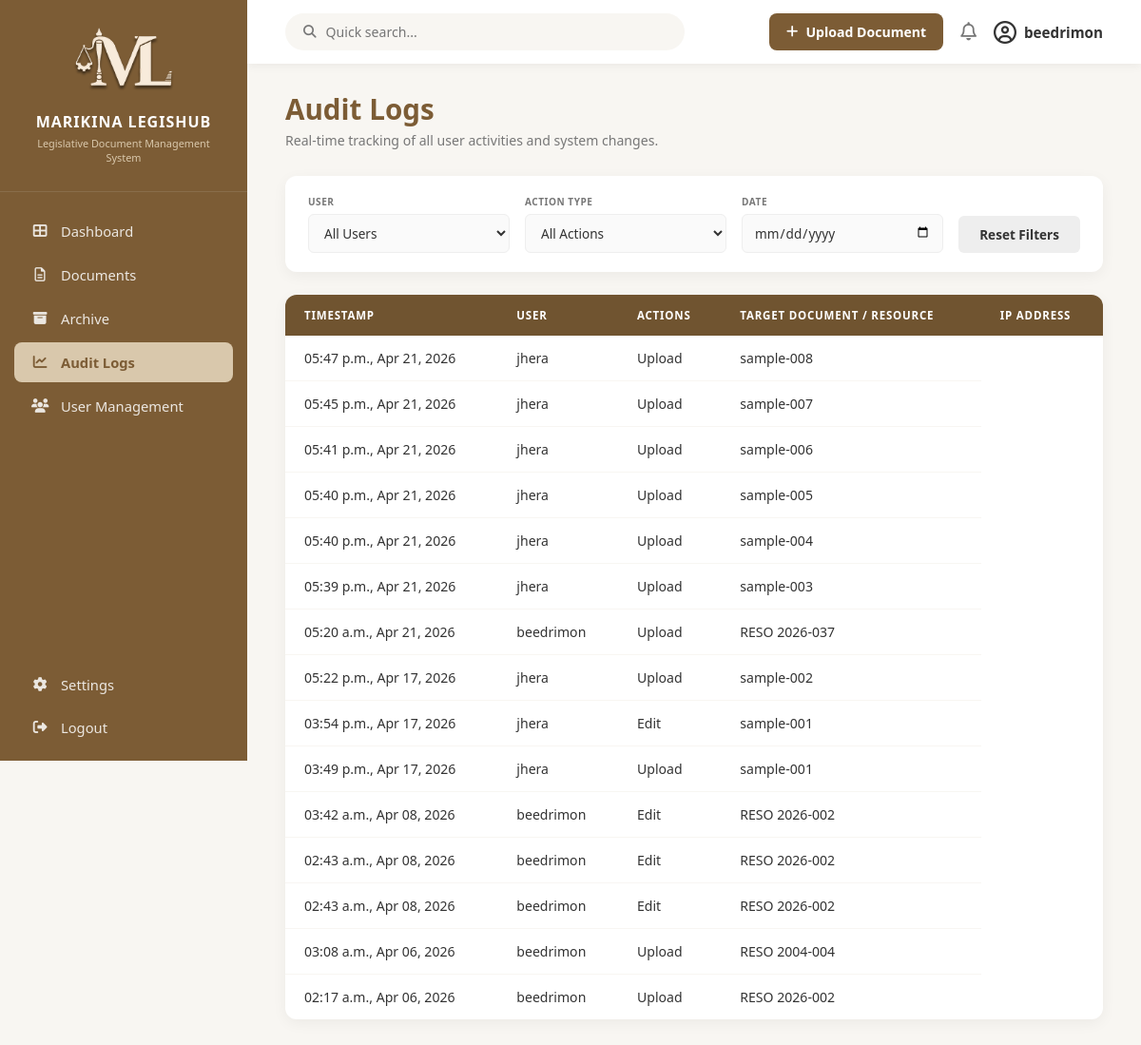
/audit_logs/ (signed in), run on the app's committed database.
### core/models.py (models this page shows, shortened)
class AuditLog(models.Model):
    ACTION_CHOICES = [
        ('Upload', 'Upload'),
        ('Edit', 'Edit'),
        ('Delete', 'Delete'),
        ('View', 'View'),
    ]
    timestamp = models.DateTimeField(auto_now_add=True)
    action = models.CharField(max_length=50, choices=ACTION_CHOICES)
    user = models.ForeignKey(User, on_delete=models.SET_NULL, null=True)
    document = models.ForeignKey(LegislativeDocument, on_delete=models.SET_NULL, null=True, blank=True)

class LegislativeDocument(models.Model):
    DOCUMENT_TYPES = [
        ('Ordinance', 'Ordinance'),
        ('Resolution', 'Resolution'),
    ]
    STATUS_CHOICES = [
        ('Active', 'Active'),
        ('Pending', 'Pending'),
        ('Archived', 'Archived'),
    ]
    VISIBILITY_CHOICES = [
        ('Public Access', 'Public Access'),
        ('Internal Only', 'Internal Only'),
    ]
    title = models.CharField(max_length=255)
    document_number = models.CharField(max_length=100, unique=True)
    doc_type = models.CharField(max_length=50, choices=DOCUMENT_TYPES)
    year = models.IntegerField()
    date_enacted = models.DateField(null=True, blank=True)
    sponsor = models.CharField(max_length=255, null=True, blank=True)
    visibility = models.CharField(max_length=50, choices=VISIBILITY_CHOICES, default='Public Access')
    keywords = models.CharField(max_length=255, null=True, blank=True)
    physical_storage = models.CharField(max_length=255, null=True, blank=True)
    status = models.CharField(max_length=50, choices=STATUS_CHOICES, default='Pending')
    date_filed = models.DateField(auto_now_add=True)
    file_attachment = models.FileField(upload_to='documents/', null=True, blank=True)
    uploaded_by = models.ForeignKey(User, on_delete=models.SET_NULL, null=True, related_name='documents')

### core/views.py (the view)
# urls.py: path('audit_logs/', views.audit_logs_view, name='audit_logs'),
@login_required(login_url='login')
def audit_logs_view(request):
    logs = AuditLog.objects.all().select_related('user', 'document').order_by('-timestamp')
    query = request.GET.get('q', '')
    user_filter = request.GET.get('user', '')
    action_filter = request.GET.get('action', '')
    date_filter = request.GET.get('date', '')
    if query:
        logs = logs.filter(
            Q(user__username__icontains=query) |
            Q(document__document_number__icontains=query) |
            Q(action__icontains=query)
        )
    if user_filter:
        logs = logs.filter(user__username=user_filter)
    if action_filter:
        logs = logs.filter(action=action_filter)
    if date_filter:
        logs = logs.filter(timestamp__date=date_filter)
    available_users = User.objects.filter(auditlog__isnull=False).values_list('username', flat=True).distinct().order_by('username')
    available_actions = [choice[0] for choice in AuditLog.ACTION_CHOICES]
    context = {
        'audit_logs': logs,
        'available_users': available_users,
        'available_actions': available_actions,
        'current_filters': request.GET, # Passes selections back to HTML
    }
    return render(request, 'audit_logs.html', context)

### core/templates/audit_logs.html (shortened to what this page needs)
{% load static %}
<!DOCTYPE html>
<html lang="en">
<head>
    <link rel="stylesheet" href="https://cdnjs.cloudflare.com/ajax/libs/font-awesome/6.4.0/css/all.min.css">
    <link rel="stylesheet" href="{% static 'css/main.css' %}">
</head>
<body>
    <nav class="sidebar">
        <div class="sidebar-logo">
            <a href="{% url 'dashboard' %}" style="text-decoration: none; color: inherit;">
            <img src="{% static 'images/legishub-logo-light.png' %}" alt="Logo">
            <h2>MARIKINA LEGISHUB</h2>
            <p>Legislative Document Management System</p>
            </a>
        </div>
        <ul class="nav-links">
            <li><a href="{% url 'dashboard' %}"><i class="fa-solid fa-table-cells-large"></i> Dashboard</a></li>
            <li><a href="{% url 'documents' %}"><i class="fa-regular fa-file-lines"></i> Documents</a></li>
            <li><a href="{% url 'archive' %}"><i class="fa-solid fa-box-archive"></i> Archive</a></li>
            <li><a href="" class="active"><i class="fa-solid fa-chart-line"></i> Audit Logs</a></li>
            <li><a href="{% url 'user_management' %}"><i class="fa-solid fa-users"></i> User Management</a></li>
           <li class="settings-link"><a href="{% url 'general_info' %}"><i class="fa-solid fa-gear"></i> Settings</a></li>
            <li class="logout-link"><a href="{% url 'logout' %}"><i class="fa-solid fa-right-from-bracket"></i> Logout</a></li>
        </ul>
    </nav>
    <main class="main-content">
      <header class="top-header">
                <form method="GET" action="{% url 'audit_logs' %}" class="search-bar">
                     <i class="fa-solid fa-magnifying-glass"></i>
                      <input type="text" name="q" value="{{ request.GET.q }}" placeholder="Quick search...">
                </form>
                <div class="header-actions">
                    <button type="button" class="btn-upload trigger-modal"><i class="fa-solid fa-plus"></i> Upload Document</button>
                    <div class="notification-wrapper">
                        <i class="fa-regular fa-bell" id="notifBell" style="cursor: pointer; font-size: 1.2rem;"></i>
                    </div>
                    <div class="profile">
                        <i class="fa-regular fa-circle-user"></i> {{ request.user.username|default:"Name" }}
                    </div>
                </div>
            </header>
        <div class="dashboard-body">
            <div class="dashboard-header">
                <h1>Audit Logs</h1>
                <p>Real-time tracking of all user activities and system changes.</p>
            </div>
            <form method="GET" action="{% url 'audit_logs' %}" id="auditFilterForm" class="filter-section">
                <div class="filter-group">
                    <label>USER</label>
                    <select name="user" onchange="document.getElementById('auditFilterForm').submit();">
                        <option value="">All Users</option>
                    </select>
                </div>
                <div class="filter-group">
                    <label>ACTION TYPE</label>
                    <select name="action" onchange="document.getElementById('auditFilterForm').submit();">
                        <option value="">All Actions</option>
                    </select>
                </div>
                <div class="filter-group">
                    <label>DATE</label>
                    <input type="date" name="date" value="{{ current_filters.date }}" onchange="document.getElementById('auditFilterForm').submit();">
                </div>
                <a href="{% url 'audit_logs' %}" class="btn-apply" style="text-decoration: none; display: inline-flex; align-items: center; justify-content: center; background-color: #eee; color: #333;">Reset Filters</a>
            </form>
            <section class="table-container">
                <table>
                    <thead>
                        <tr>
                            <th>TIMESTAMP</th>
                            <th>USER</th>
                            <th>ACTIONS</th>
                            <th>TARGET DOCUMENT / RESOURCE</th>
                            <th>IP ADDRESS</th>
                        </tr>
                    </thead>
                    <tbody>
                        {% for log in audit_logs %}
                        <tr>
                            <td>{{ log.timestamp|date:"h:i a, M d, Y " }}</td>
                            <td>{{ log.user.username }}</td>
                            <td>{{ log.action }}</td>
                            <td>{{ log.document.document_number }}</td>
                        </tr>
                        {% endfor %}
                    </tbody>
                </table>
            </section>
        </div>
    </main>
</body>
</html>

### data on the page
AuditLog: timestamp "05:47 p.m., Apr 21, 2026", user.username "jhera", action "Upload", document.document_number "sample-008"
AuditLog: timestamp "05:45 p.m., Apr 21, 2026", user.username "jhera", action "Upload", document.document_number "sample-007"
AuditLog: timestamp "05:41 p.m., Apr 21, 2026", user.username "jhera", action "Upload", document.document_number "sample-006"
AuditLog: timestamp "05:40 p.m., Apr 21, 2026", user.username "jhera", action "Upload", document.document_number "sample-005"
AuditLog: timestamp "05:40 p.m., Apr 21, 2026", user.username "jhera", action "Upload", document.document_number "sample-004"
AuditLog: timestamp "05:39 p.m., Apr 21, 2026", user.username "jhera", action "Upload", document.document_number "sample-003"
AuditLog: timestamp "05:20 a.m., Apr 21, 2026", user.username "beedrimon", action "Upload", document.document_number "RESO 2026-037"
AuditLog: timestamp "05:22 p.m., Apr 17, 2026", user.username "jhera", action "Upload", document.document_number "sample-002"
AuditLog: timestamp "03:54 p.m., Apr 17, 2026", user.username "jhera", action "Edit", document.document_number "sample-001"
AuditLog: timestamp "03:49 p.m., Apr 17, 2026", user.username "jhera", action "Upload", document.document_number "sample-001"
AuditLog: timestamp "03:42 a.m., Apr 08, 2026", user.username "beedrimon", action "Edit", document.document_number "RESO 2026-002"
AuditLog: timestamp "02:43 a.m., Apr 08, 2026", user.username "beedrimon", action "Edit", document.document_number "RESO 2026-002"
AuditLog: timestamp "02:43 a.m., Apr 08, 2026", user.username "beedrimon", action "Edit", document.document_number "RESO 2026-002"
AuditLog: timestamp "03:08 a.m., Apr 06, 2026", user.username "beedrimon", action "Upload", document.document_number "RESO 2004-004"
AuditLog: timestamp "02:17 a.m., Apr 06, 2026", user.username "beedrimon", action "Upload", document.document_number "RESO 2026-002"

### other printed values
{{ request.user.username|default:"Name" }} "beedrimon"
